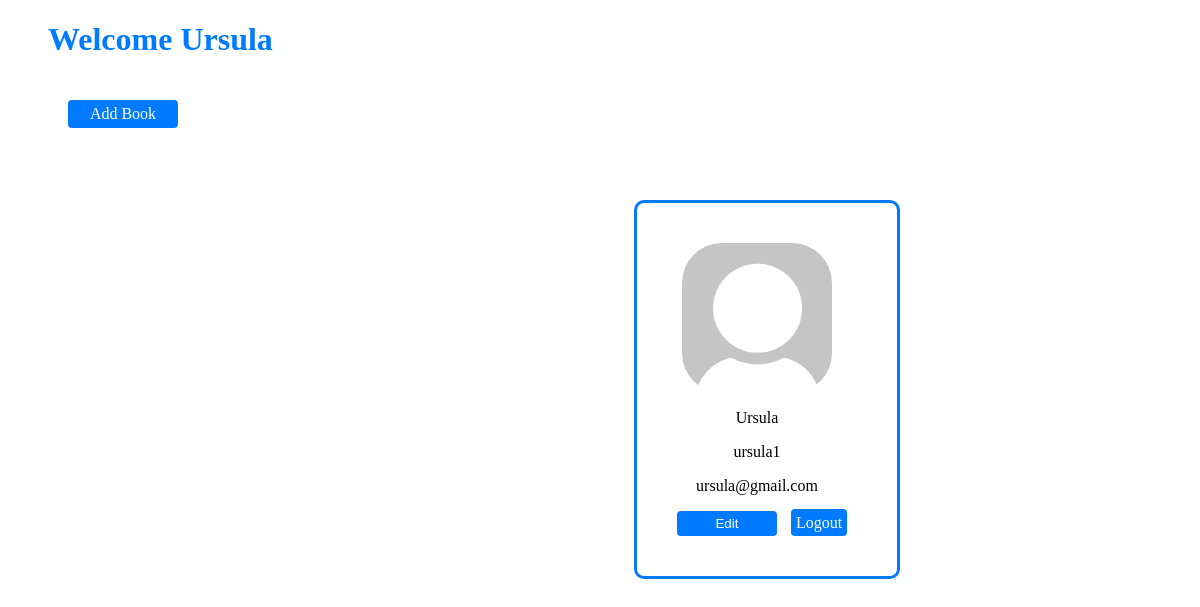
The app's page /ursula1 with its own data.
### models.py (models this page shows, shortened)
class User(db.Model):
    id = db.Column(db.Integer, primary_key=True)
    firstname = db.Column(db.String(100), nullable=False)
    username = db.Column(db.String(100), unique=True, nullable=False)
    email = db.Column(db.String(100), unique=True, nullable=False)
    password = db.Column(db.String(100), nullable=False)
    book = db.relationship('Books', lazy=True)

### app.py (the view)
@app.route('/<username>', methods=['GET','POST'])
def users(username):
    user = find_user(username)
    if user:
        user_id = user.id
        current_user = User.query.filter_by(id=user_id).first()
        books = get_user_books(user_id)
        book_titles = [book.title for book in books]
        book_authors = [book.author for book in books]
        book_dates = [book.date for book in books]
        return render_template('user.html', titles=book_titles, authors=book_authors, dates=book_dates, current_user=current_user, length=len(book_titles))
    else:
        message = 'Username does not exist'
        return render_template('login.html', message=message)

### queries.py (called while the page is built)
def find_user(username):
    found_user = User.query.filter_by(username=username).first()
    return found_user

def get_user_books(user_id):
    all_user_books = Books.query.filter_by(user_id=user_id).all()
    return all_user_books

### templates/user.html (shortened to what this page needs)
<!DOCTYPE html>
<html lang="en">
<head>
    <link rel="stylesheet" type="text/css" href="{{ url_for('static', filename='css/user.css') }}">
</head>
<body>
    <h1>Welcome {{ current_user.firstname }}</h1>
    <div class="profile">
        <img src="/static/images/dummy-profile-pic.png" width="15%" height="auto" alt="dummy profile photo">
        <p>{{ current_user.firstname }}</p>
        <p>{{ current_user.username }}</p>
        <p>{{ current_user.email }}</p>
        <a href="/edit_user"><button type="submit">Edit</button></a>
        <a href="/logout" class="logout-link">Logout</a>
    </div>
    <div class="buttons-container">
        <a href="/add" class="add-link">Add Book</a>
        <br>
    </div>
</body>
</html>

### static/css/user.css (style rules this page uses)
.profile, .number { display: inline-block; vertical-align: top; border: 3px solid #007bff; }
.profile { width: 20%; padding-right: 20px; float: right; border-radius: 10px; border: 3px solid #007bff; margin-right: 300px; margin-top: 200px; text-align: center; position: fixed; top: 0; right: 0; z-index: 9999; }
.profile img { display: block; margin: 0 auto; margin-top: 40px; border-radius: 40px; width: 150px; }
.profile button[type="submit"] { margin-top: auto; margin-left: 10px; background-color: #007bff; color: white; border: none; border-radius: 4px; padding: 5px; cursor: pointer; width: 100px; margin-bottom: 40px; }
.buttons-container { clear: both; margin-top: 20px; margin-left: 50px; text-align: right; float:left; display: flex; justify-content: space-between; }
.logout-link { margin-top: auto; margin-left: 10px; background-color: #007bff; color: white; border: none; border-radius: 4px; padding: 5px; cursor: pointer; width: 200px; margin-bottom: 40px; text-align: center; text-decoration: none; }
.add-link { margin-top: auto; margin-left: 10px; background-color: #007bff; color: white; border: none; border-radius: 4px; padding: 5px; cursor: pointer; width: 100px; margin-bottom: 40px; text-align: center; text-decoration: none; }
h1 { color: #007bff; margin-left: 40px; }

### records on screen
User: firstname "Ursula", username "ursula1", email "ursula@gmail.com"
